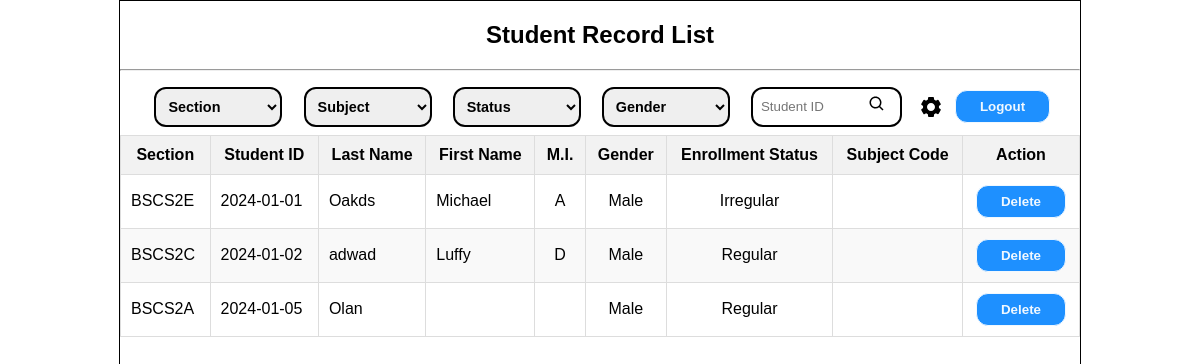
The page / on the database its author committed.
### index.php (the view, shortened to what this page needs)
<?php
                    $subjectCode = $_POST['subject-code'] ?? '';
                    $search = $_POST['search'] ?? '';
                    $conditions = [];
                ?>
<!DOCTYPE html>
<html lang="en">
<head>
    <link rel="stylesheet" href="./css/form.css">
    <link rel="stylesheet" href="./css/buttons.css">
    <link rel="stylesheet" href="./css/inputs.css">
    <link rel="stylesheet" href="./css/tables.css">
    <link rel="stylesheet" href="./css/container.css">
    <link rel="stylesheet" href="./css/media-queries.css">
</head>
<body>
    <section>
        <h1>Student Record List</h1>
        <hr>
        <div id="navigation_container">
    <form action="index.php" method="POST">
        <div class="filter-select-container">
            <select name="section">
                <option value="">Section</option>
            </select>
            <select name="subject-code">
                <option value="">Subject</option>
            </select>
            <select name="status">
                <option value="">Status</option>
            </select>
            <select name="gender">
                <option value="">Gender</option>
            </select>
            <div class="search-container">
                <input type="text" name="search" placeholder="Student ID" value="<?= htmlspecialchars($search) ?>">
                <button type="submit" name="action" value="view">
                <img src="./images/search.svg">
                </button>
            </div>
        </div>
    </form>
    <div class="dropdown-container">
        <button class="dropdown-toggle"><img src="./images/cog.svg"></button>
    </div>
    <form action="../register and login/logout.php" method="POST" style="display: inline;">
        <button type="submit" name="logout" class="logout-button">Logout</button>
    </form>
</div>
        <div class="student-list-table-container">
            <table>
                <thead>
                    <tr>
                        <th>Section</th>
                        <th>Student ID</th>
                        <th>Last Name</th>
                        <th>First Name</th>
                        <th>M.I.</th>
                        <th>Gender</th>
                        <th>Enrollment Status</th>
                        <th>Subject Code</th>
                        <th>Action</th>
                    </tr>
                </thead>
                <tbody>
                    <?php
                        include("dbconnection.php");
                        if ($subjectCode) {
                            $conditions[] = "sc.`subject-code` = '$subjectCode'";
                            $joinClause = "JOIN `student-subjects` AS sc ON st.studentid = sc.studentid";
                            $selectClause = "st.studentid, st.section, st.lastName, st.firstName, st.mi, st.gender, st.enrollmentStatus, sc.`subject-code`";
                        } else {
                            $joinClause = "";
                            $selectClause = "DISTINCT st.studentid, st.section, st.lastName, st.firstName, st.mi, st.gender, st.enrollmentStatus";
                        }
                        $whereClause = $conditions ? 'WHERE ' . implode(' AND ', $conditions) : '';
                        $student_list = "SELECT $selectClause
                                        FROM `students-tbl` AS st
                                        $joinClause
                                        $whereClause";
                        $result = $conn->query($student_list);
                        if ($result->num_rows > 0) {
                            while ($row = $result->fetch_assoc()) {
                                echo "<tr>
                                        <td>{$row['section']}</td>
                                        <td>{$row['studentid']}</td>
                                        <td>{$row['lastName']}</td>
                                        <td>{$row['firstName']}</td>
                                        <td class='td-center'>{$row['mi']}</td>
                                        <td class='td-center'>{$row['gender']}</td>
                                        <td class='td-center'>{$row['enrollmentStatus']}</td>";
                                if ($subjectCode) {
                                    echo "<td class='td-center'>{$row['subject-code']}</td>";
                                } else {
                                    echo "<td class='td-center'> </td>";
                                }
                                echo "<td class='table-button'>
                                        <form action='index.php' method='POST' onsubmit='return confirm(\"Are you sure you want to delete?\");'>
                                                <input type='hidden' name='studentid' value='" . $row['studentid'] . "'>
                                                <button type='submit' name='delete' value='Delete'>Delete</button>
                                        </form>
                                    </td>";
                                echo "</tr>";
                            }
                        } else {
                            echo "<tr><td>No records found</td></tr>";
                        }
                    ?>
                </tbody>
            </table>
        </div>
    </section>
</body>
</html>

### css/buttons.css (style rules this page uses)
button { padding: 8px 24px; border: 1px solid; background-color: dodgerblue; color: aliceblue; font-weight: 700; cursor: pointer; border-radius: 12px; transition: opacity 0.5 ease; }
.dropdown-container button { width: 20%; background-color: transparent; display: flex; justify-content: center; border: none; margin: auto; }
.table-button { text-align: center; }

### css/inputs.css (style rules this page uses)
select { max-width: 25%; min-width: 10%; width: 8rem; font-weight: 700; padding: 8px; font-size: 0.9rem; border-radius: 12px; border: 2px solid; }
input { min-width: 10%; border-radius: 12px; padding: 8px; border: 2px solid; }
.search-container input { width: 100%; }

### css/tables.css (style rules this page uses)
table { min-width: 100%; border-collapse: collapse; overflow-x: auto; }
th { background-color: #f2f2f2; padding: 10px; text-align: center; border: 1px solid #ddd; }
td { padding: 10px; text-align: left; border: 1px solid #ddd; }
tr:nth-child(even) { background-color: #f9f9f9; }
tr:nth-child(odd) { background-color: #ffffff; }
.td-center { text-align: center; }

### css/container.css (style rules this page uses)
body { width: 100%; min-height: 100vh; max-height: 100vh; padding: 0; margin: 0; font-family: Arial, Helvetica, sans-serif; box-sizing: border-box; }
h1 { text-align: center; }
section { max-width: 80%; height: 100vh; border: 1px solid; margin: auto; }
#navigation_container { padding: 8px; min-height: 5vh; max-height: 10vh; display: flex; justify-content: center; align-items: center; position: relative; }
.filter-select-container { display: flex; flex-wrap: wrap; justify-content: center; gap: 12px; justify-content: space-around; }
.search-container { position: relative; display: flex; width: 20%; min-height: 5vh; }
.dropdown-container { align-self: flex-start; display: inline-block; border: none; width: 3rem; }
.student-list-table-container { width: 100%; overflow: auto; }

### rows shown on the page
students-tbl: section "BSCS2E", studentid "2024-01-01", lastName "Oakds", firstName "Michael", mi "A", gender "Male", enrollmentStatus "Irregular"
students-tbl: section "BSCS2C", studentid "2024-01-02", lastName "adwad", firstName "Luffy", mi "D", gender "Male", enrollmentStatus "Regular"
students-tbl: section "BSCS2A", studentid "2024-01-05", lastName "Olan", gender "Male", enrollmentStatus "Regular"
